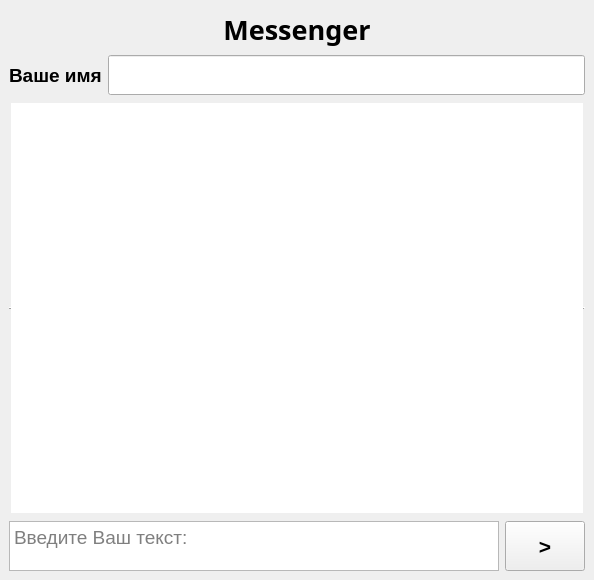
<?xml version="1.0" encoding="UTF-8"?>
<ui version="4.0">
 <class>MainWindow</class>
 <widget class="QMainWindow" name="MainWindow">
  <property name="geometry">
   <rect>
    <x>0</x>
    <y>0</y>
    <width>594</width>
    <height>580</height>
   </rect>
  </property>
  <property name="windowTitle">
   <string>Messanger</string>
  </property>
  <widget class="QWidget" name="centralwidget">
   <layout class="QVBoxLayout" name="verticalLayout">
    <item>
     <widget class="QLabel" name="label_2">
      <property name="minimumSize">
       <size>
        <width>0</width>
        <height>40</height>
       </size>
      </property>
      <property name="maximumSize">
       <size>
        <width>16777215</width>
        <height>40</height>
       </size>
      </property>
      <property name="font">
       <font>
        <family>Segoe Script</family>
        <pointsize>20</pointsize>
        <weight>75</weight>
        <bold>true</bold>
       </font>
      </property>
      <property name="layoutDirection">
       <enum>Qt::LeftToRight</enum>
      </property>
      <property name="text">
       <string>Messenger</string>
      </property>
      <property name="alignment">
       <set>Qt::AlignCenter</set>
      </property>
     </widget>
    </item>
    <item>
     <layout class="QHBoxLayout" name="horizontalLayout">
      <item>
       <widget class="QLabel" name="label">
        <property name="minimumSize">
         <size>
          <width>0</width>
          <height>40</height>
         </size>
        </property>
        <property name="font">
         <font>
          <pointsize>14</pointsize>
          <weight>75</weight>
          <bold>true</bold>
         </font>
        </property>
        <property name="text">
         <string>Ваше имя</string>
        </property>
       </widget>
      </item>
      <item>
       <widget class="QLineEdit" name="lineEdit">
        <property name="minimumSize">
         <size>
          <width>0</width>
          <height>40</height>
         </size>
        </property>
       </widget>
      </item>
     </layout>
    </item>
    <item>
     <widget class="QTextBrowser" name="textBrowser">
      <property name="sizePolicy">
       <sizepolicy hsizetype="Expanding" vsizetype="Expanding">
        <horstretch>0</horstretch>
        <verstretch>0</verstretch>
       </sizepolicy>
      </property>
      <property name="minimumSize">
       <size>
        <width>0</width>
        <height>400</height>
       </size>
      </property>
      <property name="frameShape">
       <enum>QFrame::HLine</enum>
      </property>
      <property name="frameShadow">
       <enum>QFrame::Raised</enum>
      </property>
     </widget>
    </item>
    <item>
     <layout class="QHBoxLayout" name="horizontalLayout_2">
      <item>
       <widget class="QTextEdit" name="textEdit">
        <property name="minimumSize">
         <size>
          <width>0</width>
          <height>50</height>
         </size>
        </property>
        <property name="maximumSize">
         <size>
          <width>16777214</width>
          <height>50</height>
         </size>
        </property>
        <property name="font">
         <font>
          <pointsize>14</pointsize>
         </font>
        </property>
        <property name="placeholderText">
         <string>Введите Ваш текст:</string>
        </property>
       </widget>
      </item>
      <item>
       <widget class="QPushButton" name="pushButton">
        <property name="minimumSize">
         <size>
          <width>0</width>
          <height>50</height>
         </size>
        </property>
        <property name="maximumSize">
         <size>
          <width>16777214</width>
          <height>50</height>
         </size>
        </property>
        <property name="font">
         <font>
          <pointsize>16</pointsize>
          <weight>75</weight>
          <bold>true</bold>
         </font>
        </property>
        <property name="text">
         <string>&gt;</string>
        </property>
       </widget>
      </item>
     </layout>
    </item>
   </layout>
  </widget>
 </widget>
 <resources/>
 <connections/>
</ui>
